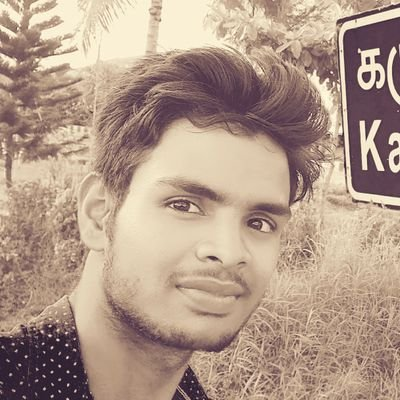
#> input picture Gokul.jpeg, 400 x 400 px
$ python test.py
#> lines starting #> are read from the running program, lines starting #| are printed output that depends on the picture; after the words box and inside, x2 and y2 are one past the last pixel; in counts of white or black regions, pixels touching at a corner belong together
import cv2


face_cascade = cv2.CascadeClassifier("haarcascade_frontalface_default.xml")
img = cv2.imread("../Gokul.jpeg")
#> img is the input picture: shape (400, 400, 3); mean B, G, R 137.3, 154, 177.8
gray_img = cv2.cvtColor(img,cv2.COLOR_BGR2GRAY)
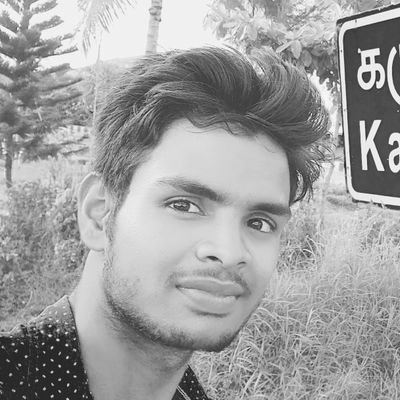
#> gray_img: shape (400, 400); min 13, max 252, mean 159.2
faces = face_cascade.detectMultiScale(gray_img, 1.05, 5)
#> faces = [[108, 123, 226, 226]]
for x,y,w,h in faces:

    img = cv2.rectangle(img,(x,y),(x+w,y+h),(0,255,0),3)
    cv2.imshow("gray",img)
    cv2.waitKey(0)
#> this loop made 1 pass
#> pass 1, `img = cv2.rectangle(img,(x,y),(x+w,y+h),(0,255,0),3)`:
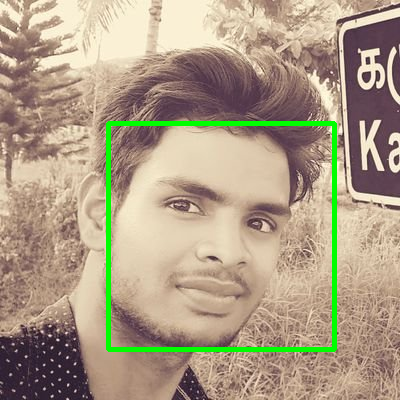
#> img: shape (400, 400, 3); 2.82% of pixels changed, all inside (x1, y1, x2, y2) = (106, 121, 337, 352)

$ run again, with human.jpeg copied over Gokul.jpeg
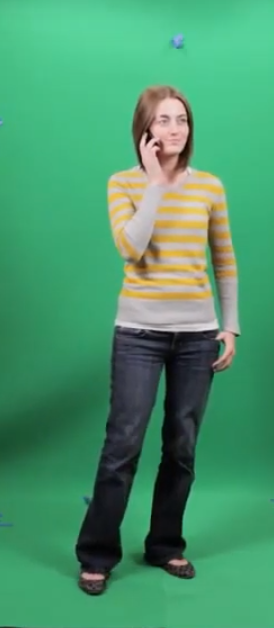
#> input picture human.jpeg, 274 x 628 px
#> img is the input picture: shape (628, 274, 3); mean B, G, R 108.4, 149.8, 74.8
#> `gray_img = cv2.cvtColor(img,cv2.COLOR_BGR2GRAY)`:
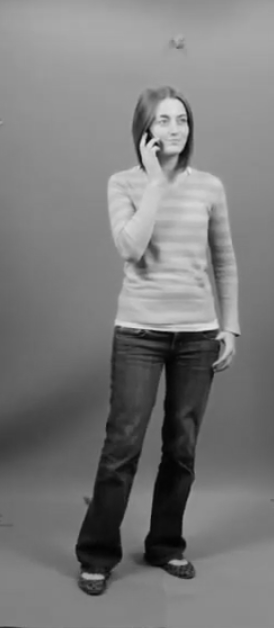
#> gray_img: shape (628, 274); min 2, max 226, mean 122.7
#> faces = [[147, 101, 52, 52]]
#> the loop `for x,y,w,h in faces: ` made 1 pass
#> pass 1, `img = cv2.rectangle(img,(x,y),(x+w,y+h),(0,255,0),3)`:
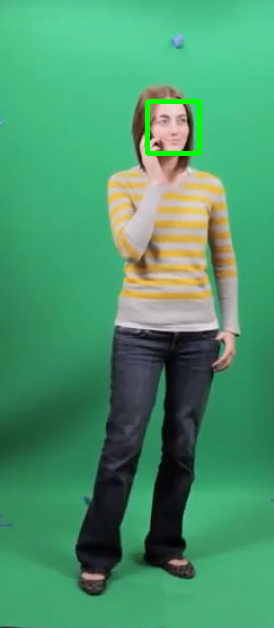
#> img: shape (628, 274, 3); 0.6% of pixels changed, all inside (x1, y1, x2, y2) = (145, 99, 202, 156)
